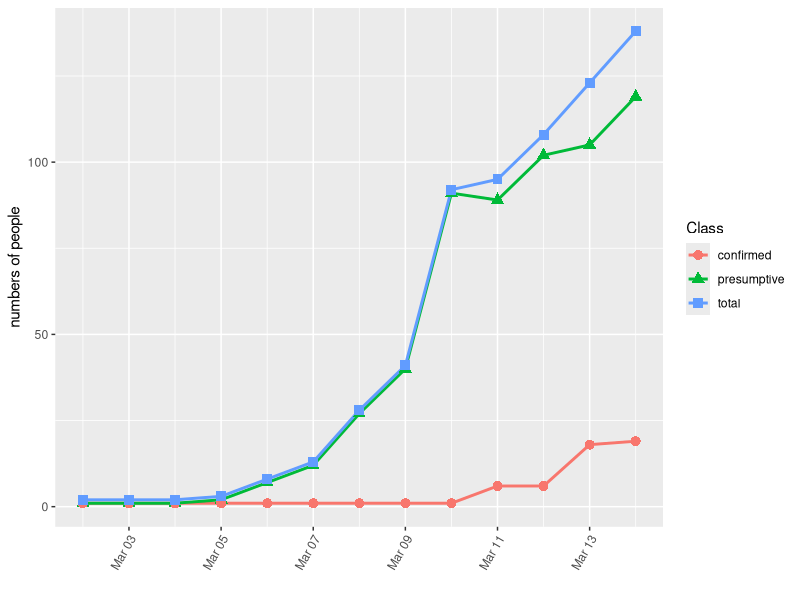
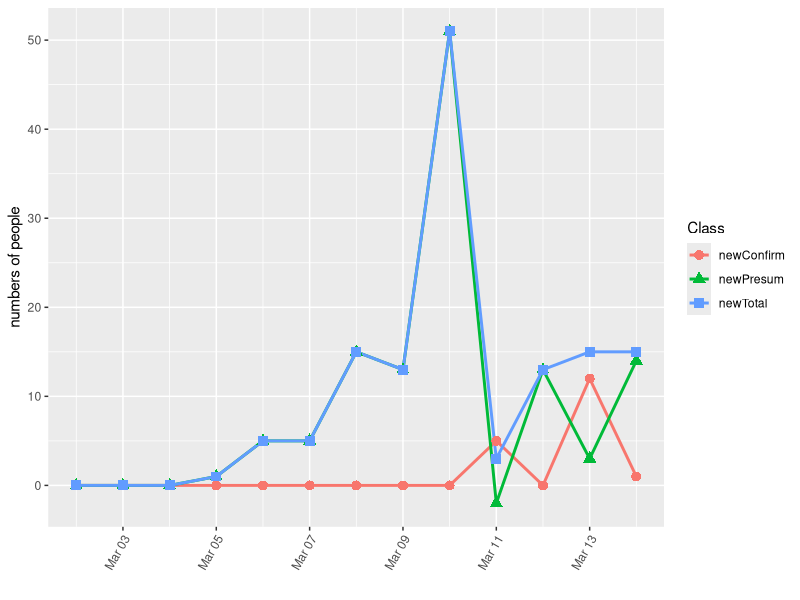
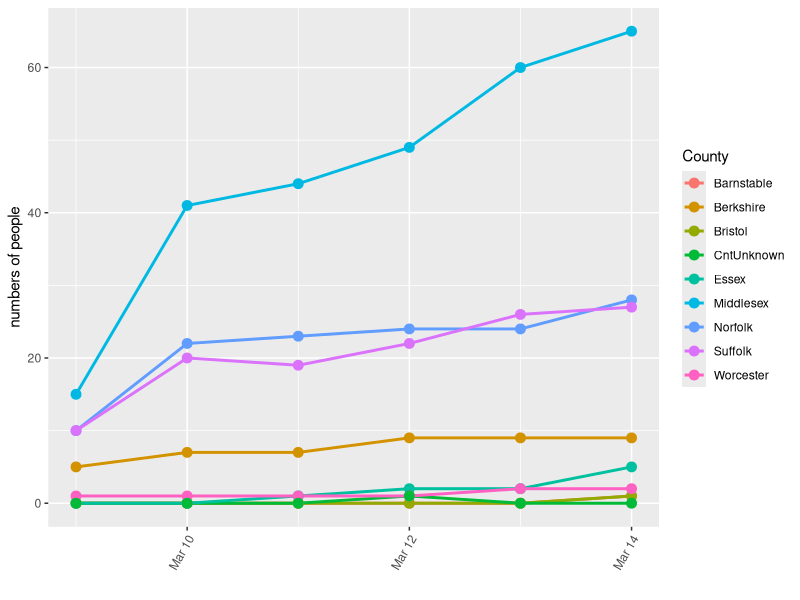
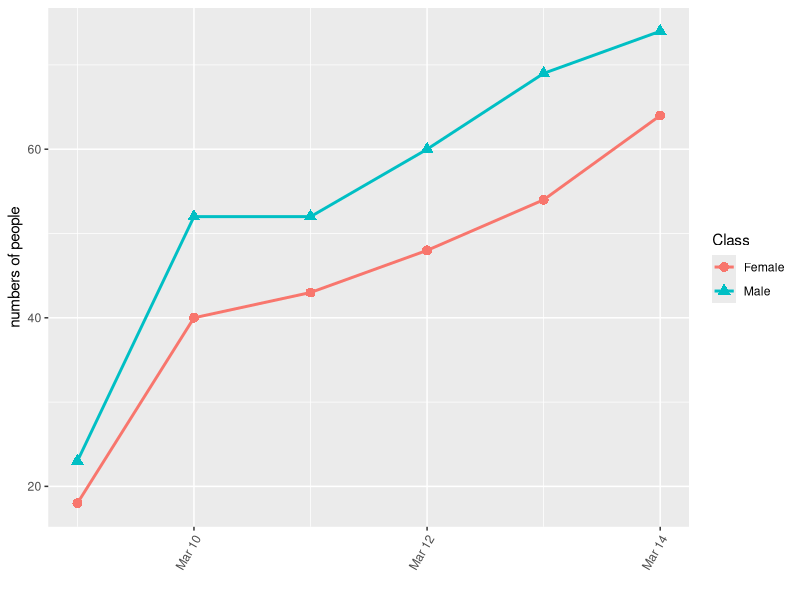
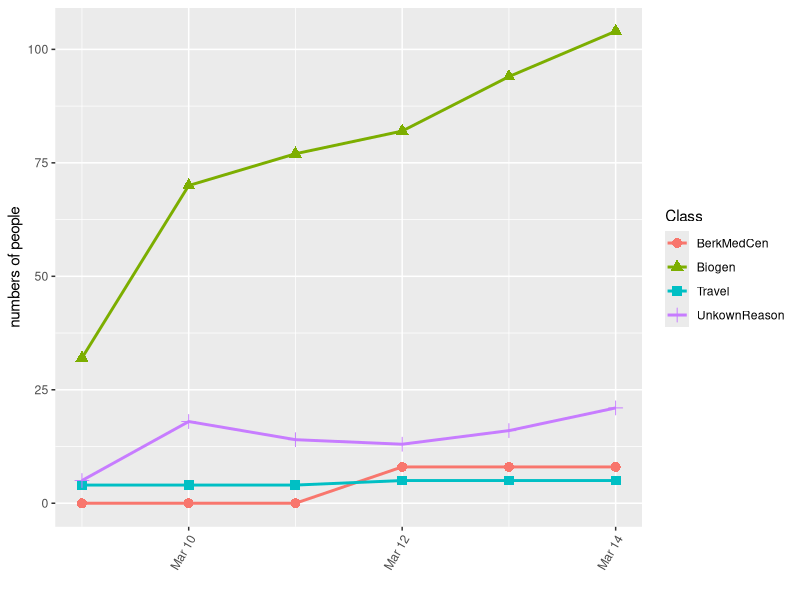
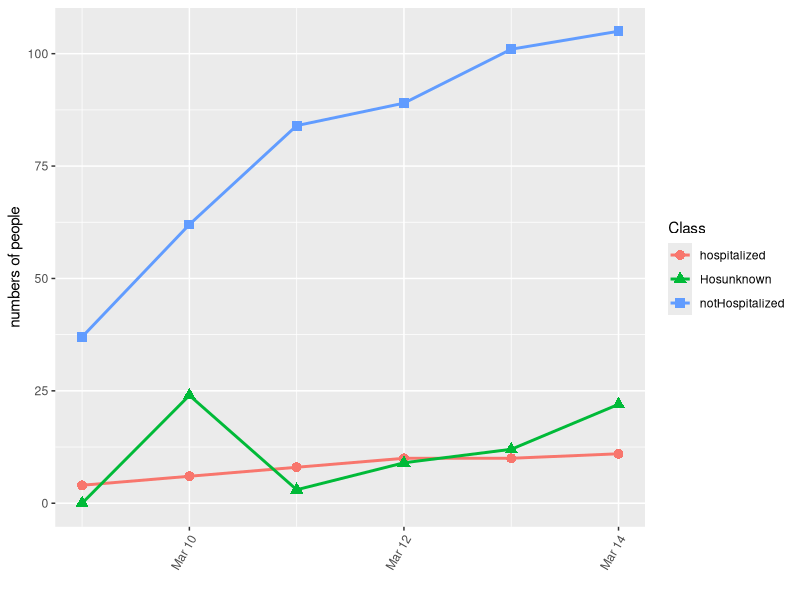

Write R code to recreate these figures, in order.
## ---- chunk 1
knitr::opts_chunk$set(echo = TRUE)
## ---- chunk 2
library(tidyverse)
library(lubridate)
covMas <- read.csv("covmas.csv")
sources <- read.csv("masSources.csv")
covMasDet <- read.csv("covmasdetail.csv")
covMasDay <- read.csv("covmasday.csv")
## ---- chunk 3
covMaslong <- gather(covMas%>% select(-X), key="key", value="value", -date)
names(covMaslong)[2] <- "Class"
covMaslong %>% filter(Class %in% c("presumptive","confirmed","total"))%>% ggplot(aes(as.Date(date, "%Y-%m-%d"),value,color=Class,shape=Class))+geom_line(size=1)+geom_point(size=3)+ylab("numbers of people")+xlab("")+theme(axis.text.x = element_text(angle = 60, hjust = 1))
## ---- chunk 4
covMasDaylong <- gather(covMasDay%>% select(-X), key="key", value="value", -date)
names(covMasDaylong)[2] <- "Class"
covMasDaylong %>%  ggplot(aes(as.Date(date, "%Y-%m-%d"),value,color=Class,shape=Class))+geom_line(size=1)+geom_point(size=3)+ylab("numbers of people")+xlab("")+theme(axis.text.x = element_text(angle = 60, hjust = 1))
## ---- chunk 5
covMasDetCntlong <- gather(covMasDet%>% select(-X) %>% select(date,Barnstable,Berkshire,Bristol,Essex,Middlesex,Norfolk,Suffolk,Worcester,CntUnknown), key="key", value="value", -date)
names(covMasDetCntlong)[2] <- "County"
covMasDetCntlong %>% ggplot(aes(as.Date(date, "%Y-%m-%d"),value,color=County))+geom_line(size=1)+geom_point(size=3)+ylab("numbers of people")+xlab("")+theme(axis.text.x = element_text(angle = 60, hjust = 1))
## ---- chunk 6
covMasDetSexlong <- gather(covMasDet%>% select(-X) %>% select(date,Male,Female), key="key", value="value", -date)
names(covMasDetSexlong)[2] <- "Class"
covMasDetSexlong %>% ggplot(aes(as.Date(date, "%Y-%m-%d"),value,color=Class,shape=Class))+geom_line(size=1)+geom_point(size=3)+ylab("numbers of people")+xlab("")+theme(axis.text.x = element_text(angle = 60, hjust = 1))
## ---- chunk 7
covMasDetWhylong <- gather(covMasDet%>% select(-X) %>% select(date,Biogen,Travel,BerkMedCen,UnkownReason), key="key", value="value", -date)
names(covMasDetWhylong)[2] <- "Class"
covMasDetWhylong %>% ggplot(aes(as.Date(date, "%Y-%m-%d"),value,color=Class,shape=Class))+geom_line(size=1)+geom_point(size=3)+ylab("numbers of people")+xlab("")+theme(axis.text.x = element_text(angle = 60, hjust = 1))
## ---- chunk 8
covMasDetHoslong <- gather(covMasDet%>% select(-X) %>% select(date,hospitalized,notHospitalized,Hosunknown), key="key", value="value", -date)
names(covMasDetHoslong)[2] <- "Class"
covMasDetHoslong %>% ggplot(aes(as.Date(date, "%Y-%m-%d"),value,color=Class,shape=Class))+geom_line(size=1)+geom_point(size=3)+ylab("numbers of people")+xlab("")+theme(axis.text.x = element_text(angle = 60, hjust = 1))
